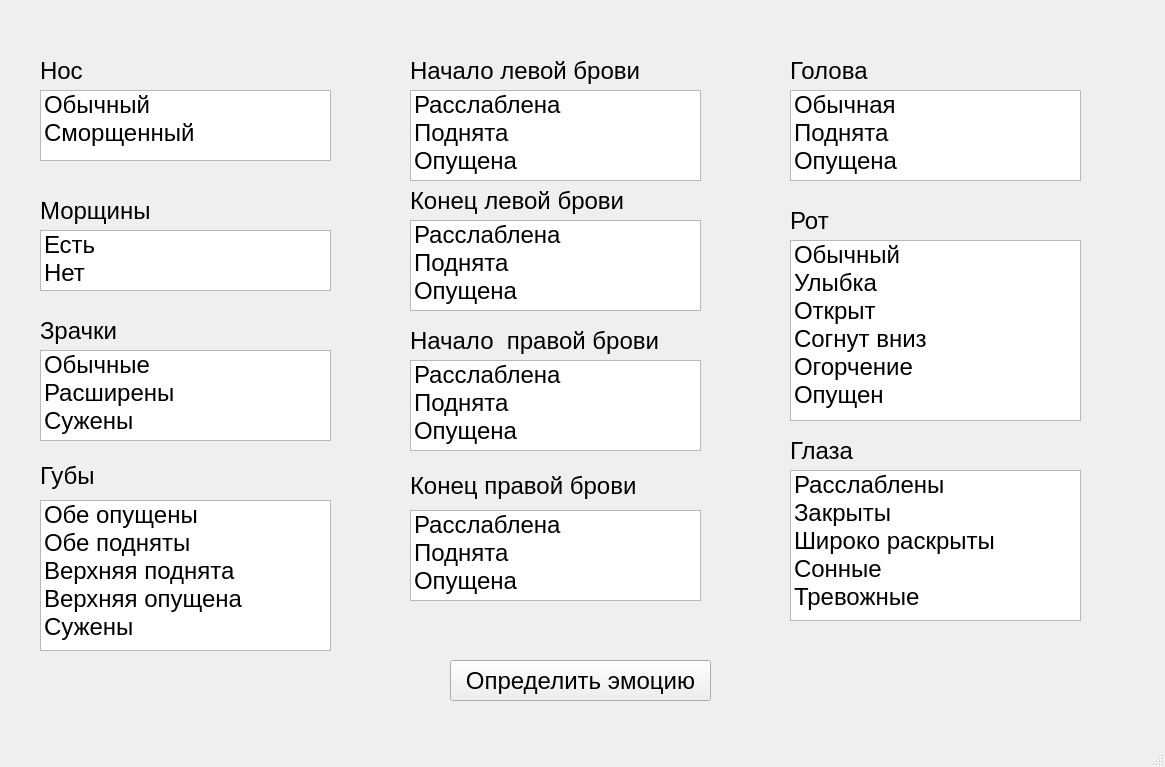
<?xml version="1.0" encoding="UTF-8"?>
<ui version="4.0">
 <class>MainWindow</class>
 <widget class="QMainWindow" name="MainWindow">
  <property name="geometry">
   <rect>
    <x>0</x>
    <y>0</y>
    <width>1165</width>
    <height>767</height>
   </rect>
  </property>
  <property name="font">
   <font>
    <pointsize>18</pointsize>
   </font>
  </property>
  <property name="windowTitle">
   <string>MainWindow</string>
  </property>
  <widget class="QWidget" name="centralwidget">
   <widget class="QLabel" name="label">
    <property name="geometry">
     <rect>
      <x>790</x>
      <y>200</y>
      <width>201</width>
      <height>41</height>
     </rect>
    </property>
    <property name="text">
     <string>Рот</string>
    </property>
   </widget>
   <widget class="QLabel" name="label_2">
    <property name="geometry">
     <rect>
      <x>790</x>
      <y>430</y>
      <width>201</width>
      <height>41</height>
     </rect>
    </property>
    <property name="text">
     <string>Глаза</string>
    </property>
   </widget>
   <widget class="QListWidget" name="mouth">
    <property name="geometry">
     <rect>
      <x>790</x>
      <y>240</y>
      <width>291</width>
      <height>181</height>
     </rect>
    </property>
    <item>
     <property name="text">
      <string>Обычный</string>
     </property>
    </item>
    <item>
     <property name="text">
      <string>Улыбка</string>
     </property>
    </item>
    <item>
     <property name="text">
      <string>Открыт</string>
     </property>
    </item>
    <item>
     <property name="text">
      <string>Согнут вниз</string>
     </property>
    </item>
    <item>
     <property name="text">
      <string>Огорчение</string>
     </property>
    </item>
    <item>
     <property name="text">
      <string>Опущен</string>
     </property>
    </item>
   </widget>
   <widget class="QListWidget" name="eyes">
    <property name="geometry">
     <rect>
      <x>790</x>
      <y>470</y>
      <width>291</width>
      <height>151</height>
     </rect>
    </property>
    <item>
     <property name="text">
      <string>Расслаблены</string>
     </property>
    </item>
    <item>
     <property name="text">
      <string>Закрыты</string>
     </property>
    </item>
    <item>
     <property name="text">
      <string>Широко раскрыты</string>
     </property>
    </item>
    <item>
     <property name="text">
      <string>Сонные</string>
     </property>
    </item>
    <item>
     <property name="text">
      <string>Тревожные</string>
     </property>
    </item>
   </widget>
   <widget class="QLabel" name="label_3">
    <property name="geometry">
     <rect>
      <x>40</x>
      <y>310</y>
      <width>201</width>
      <height>41</height>
     </rect>
    </property>
    <property name="text">
     <string>Зрачки</string>
    </property>
   </widget>
   <widget class="QListWidget" name="iris">
    <property name="geometry">
     <rect>
      <x>40</x>
      <y>350</y>
      <width>291</width>
      <height>91</height>
     </rect>
    </property>
    <item>
     <property name="text">
      <string>Обычные</string>
     </property>
    </item>
    <item>
     <property name="text">
      <string>Расширены</string>
     </property>
    </item>
    <item>
     <property name="text">
      <string>Сужены</string>
     </property>
    </item>
   </widget>
   <widget class="QLabel" name="label_4">
    <property name="geometry">
     <rect>
      <x>40</x>
      <y>460</y>
      <width>141</width>
      <height>31</height>
     </rect>
    </property>
    <property name="text">
     <string>Губы</string>
    </property>
   </widget>
   <widget class="QListWidget" name="lips">
    <property name="geometry">
     <rect>
      <x>40</x>
      <y>500</y>
      <width>291</width>
      <height>151</height>
     </rect>
    </property>
    <item>
     <property name="text">
      <string>Обе опущены</string>
     </property>
    </item>
    <item>
     <property name="text">
      <string>Обе подняты</string>
     </property>
    </item>
    <item>
     <property name="text">
      <string>Верхняя поднята</string>
     </property>
    </item>
    <item>
     <property name="text">
      <string>Верхняя опущена</string>
     </property>
    </item>
    <item>
     <property name="text">
      <string>Сужены</string>
     </property>
    </item>
   </widget>
   <widget class="QLabel" name="label_5">
    <property name="geometry">
     <rect>
      <x>410</x>
      <y>320</y>
      <width>261</width>
      <height>41</height>
     </rect>
    </property>
    <property name="text">
     <string>Начало  правой брови</string>
    </property>
   </widget>
   <widget class="QListWidget" name="lefthead">
    <property name="geometry">
     <rect>
      <x>410</x>
      <y>90</y>
      <width>291</width>
      <height>91</height>
     </rect>
    </property>
    <item>
     <property name="text">
      <string>Расслаблена</string>
     </property>
    </item>
    <item>
     <property name="text">
      <string>Поднята</string>
     </property>
    </item>
    <item>
     <property name="text">
      <string>Опущена</string>
     </property>
    </item>
   </widget>
   <widget class="QLabel" name="label_6">
    <property name="geometry">
     <rect>
      <x>410</x>
      <y>470</y>
      <width>261</width>
      <height>31</height>
     </rect>
    </property>
    <property name="text">
     <string>Конец правой брови</string>
    </property>
   </widget>
   <widget class="QLabel" name="label_7">
    <property name="geometry">
     <rect>
      <x>410</x>
      <y>50</y>
      <width>241</width>
      <height>41</height>
     </rect>
    </property>
    <property name="text">
     <string>Начало левой брови</string>
    </property>
   </widget>
   <widget class="QLabel" name="label_8">
    <property name="geometry">
     <rect>
      <x>410</x>
      <y>180</y>
      <width>261</width>
      <height>41</height>
     </rect>
    </property>
    <property name="text">
     <string>Конец левой брови</string>
    </property>
   </widget>
   <widget class="QListWidget" name="head">
    <property name="geometry">
     <rect>
      <x>790</x>
      <y>90</y>
      <width>291</width>
      <height>91</height>
     </rect>
    </property>
    <item>
     <property name="text">
      <string>Обычная</string>
     </property>
    </item>
    <item>
     <property name="text">
      <string>Поднята</string>
     </property>
    </item>
    <item>
     <property name="text">
      <string>Опущена</string>
     </property>
    </item>
   </widget>
   <widget class="QLabel" name="label_10">
    <property name="geometry">
     <rect>
      <x>790</x>
      <y>50</y>
      <width>201</width>
      <height>41</height>
     </rect>
    </property>
    <property name="text">
     <string>Голова</string>
    </property>
   </widget>
   <widget class="QListWidget" name="nose">
    <property name="geometry">
     <rect>
      <x>40</x>
      <y>90</y>
      <width>291</width>
      <height>71</height>
     </rect>
    </property>
    <item>
     <property name="text">
      <string>Обычный</string>
     </property>
    </item>
    <item>
     <property name="text">
      <string>Сморщенный</string>
     </property>
    </item>
   </widget>
   <widget class="QLabel" name="label_11">
    <property name="geometry">
     <rect>
      <x>40</x>
      <y>50</y>
      <width>201</width>
      <height>41</height>
     </rect>
    </property>
    <property name="text">
     <string>Нос</string>
    </property>
   </widget>
   <widget class="QLabel" name="label_12">
    <property name="geometry">
     <rect>
      <x>40</x>
      <y>190</y>
      <width>201</width>
      <height>41</height>
     </rect>
    </property>
    <property name="text">
     <string>Морщины</string>
    </property>
   </widget>
   <widget class="QListWidget" name="tension">
    <property name="geometry">
     <rect>
      <x>40</x>
      <y>230</y>
      <width>291</width>
      <height>61</height>
     </rect>
    </property>
    <item>
     <property name="text">
      <string>Есть</string>
     </property>
    </item>
    <item>
     <property name="text">
      <string>Нет</string>
     </property>
    </item>
   </widget>
   <widget class="QListWidget" name="leftcurve">
    <property name="geometry">
     <rect>
      <x>410</x>
      <y>220</y>
      <width>291</width>
      <height>91</height>
     </rect>
    </property>
    <item>
     <property name="text">
      <string>Расслаблена</string>
     </property>
    </item>
    <item>
     <property name="text">
      <string>Поднята</string>
     </property>
    </item>
    <item>
     <property name="text">
      <string>Опущена</string>
     </property>
    </item>
   </widget>
   <widget class="QListWidget" name="righthead">
    <property name="geometry">
     <rect>
      <x>410</x>
      <y>360</y>
      <width>291</width>
      <height>91</height>
     </rect>
    </property>
    <item>
     <property name="text">
      <string>Расслаблена</string>
     </property>
    </item>
    <item>
     <property name="text">
      <string>Поднята</string>
     </property>
    </item>
    <item>
     <property name="text">
      <string>Опущена</string>
     </property>
    </item>
   </widget>
   <widget class="QListWidget" name="rightcurve">
    <property name="geometry">
     <rect>
      <x>410</x>
      <y>510</y>
      <width>291</width>
      <height>91</height>
     </rect>
    </property>
    <item>
     <property name="text">
      <string>Расслаблена</string>
     </property>
    </item>
    <item>
     <property name="text">
      <string>Поднята</string>
     </property>
    </item>
    <item>
     <property name="text">
      <string>Опущена</string>
     </property>
    </item>
   </widget>
   <widget class="QPushButton" name="findButton">
    <property name="geometry">
     <rect>
      <x>450</x>
      <y>660</y>
      <width>261</width>
      <height>41</height>
     </rect>
    </property>
    <property name="text">
     <string>Определить эмоцию</string>
    </property>
   </widget>
  </widget>
  <widget class="QMenuBar" name="menubar">
   <property name="geometry">
    <rect>
     <x>0</x>
     <y>0</y>
     <width>1165</width>
     <height>33</height>
    </rect>
   </property>
  </widget>
  <widget class="QStatusBar" name="statusbar"/>
 </widget>
 <resources/>
 <connections/>
</ui>
